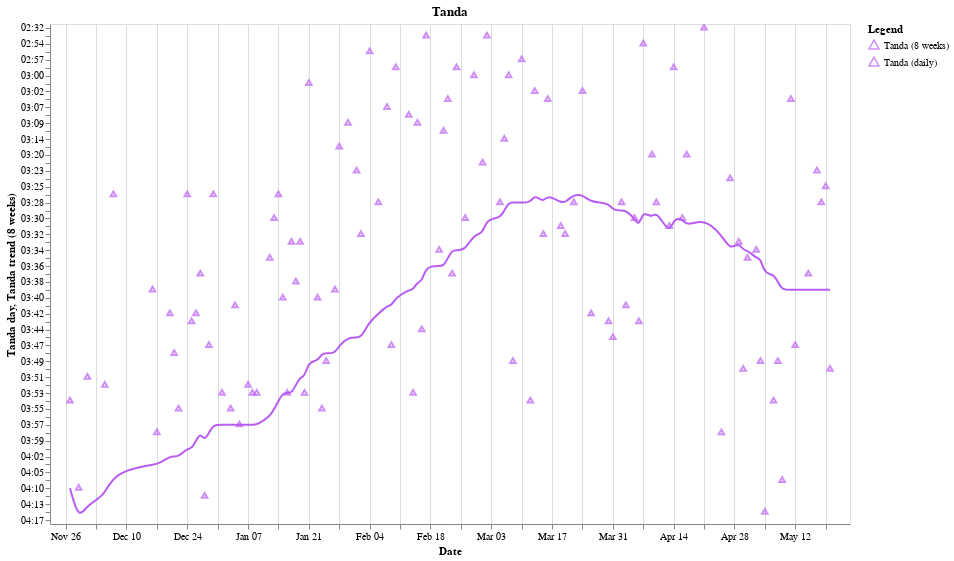

Notebook code for this chart:
### Code cell
x = alt.X("date:T", title="Date", scale=alt.Scale(padding=20))

daily_line = (
    alt.Chart(daily_df.reset_index())
    .mark_point(
        shape="triangle",
    )
    .encode(
        x=x,
        y=alt.Y("hoursminutes(tanda_day_pretty):O", title="Tanda day"),
        color=alt.Color(
            "type_daily:N",
            legend=alt.Legend(title="Legend"),
        ),
        tooltip=[
            alt.Tooltip("tanda_day_pretty", timeUnit="hoursminutes"),
            alt.Tooltip("date", timeUnit="yearmonthdate"),
        ],
    )
)
rolling_line = (
    alt.Chart(daily_df.reset_index())
    .mark_line(interpolate="basis", color="#b95cf4")
    .encode(
        x=x,
        y=alt.Y(
            "hoursminutes(rolling_tanda_day_pretty):O", title="Tanda trend (8 weeks)"
        ),
        color=alt.Color(
            "type_rolling:N",
            legend=alt.Legend(title="Legend"),
            scale=alt.Scale(range=["#b95cf4"]),
        ),
        tooltip=[
            alt.Tooltip("rolling_tanda_day_pretty", timeUnit="hoursminutes"),
            alt.Tooltip("date", timeUnit="yearmonthdate"),
        ],
    )
)


(daily_line + rolling_line).properties(
    width=800, height=500, title="Tanda"
).interactive().show()
